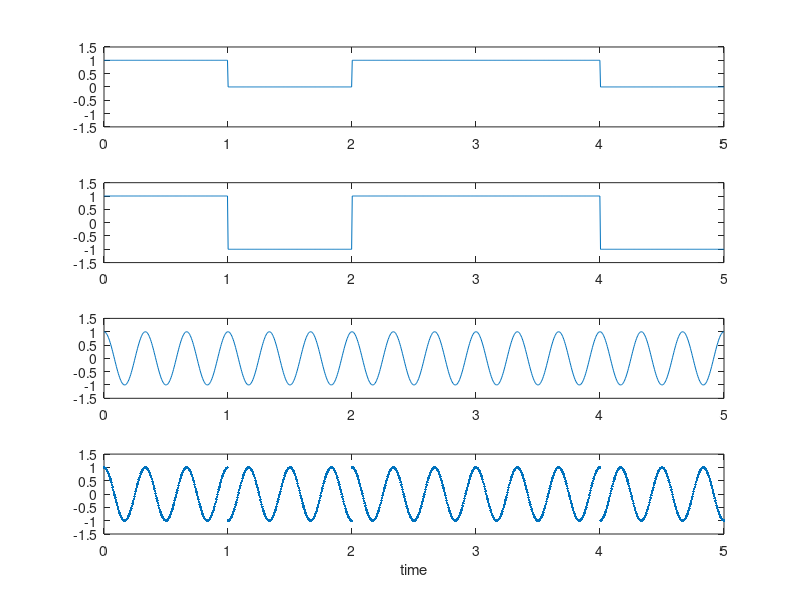

The MATLAB script that drew this image:


d=[1 0 1 1 0];     % Data sequence
b=2*d-1;           % Convert unipolar to bipolar
T=1;                  % Bit duration
Eb=T/2;             % This will result in unit amplitude waveforms
fc=3/T;              % Carrier frequency
t=linspace(0,5,1000);	    	% discrete time sequence between 0 and 5*T (1000 samples)
N=length(t);		% Number of samples
Nsb=N/length(d);	% Number of samples per bit
dd=repmat(d',1,Nsb);	% replicate each bit Nsb times
bb=repmat(b',1,Nsb);
dw=dd';             % Transpose the rows and columns
dw=dw(:)';          % Convert dw to a column vector (colum by column) and convert to a row vector
bw=bb';
bw=bw(:)';          % Data sequence samples
w=sqrt(2*Eb/T)*cos(2*pi*fc*t);	% carrier waveform
bpsk_w=bw.*w;		% modulated waveform

% plotting commands follow

subplot(4,1,1);
plot(t,dw); axis([0 5 -1.5 1.5])

subplot(4,1,2);
plot(t,bw); axis([0 5 -1.5 1.5])

subplot(4,1,3);
plot(t,w); axis([0 5 -1.5 1.5])

subplot(4,1,4);
plot(t,bpsk_w,'.'); axis([0 5 -1.5 1.5])
xlabel('time')
